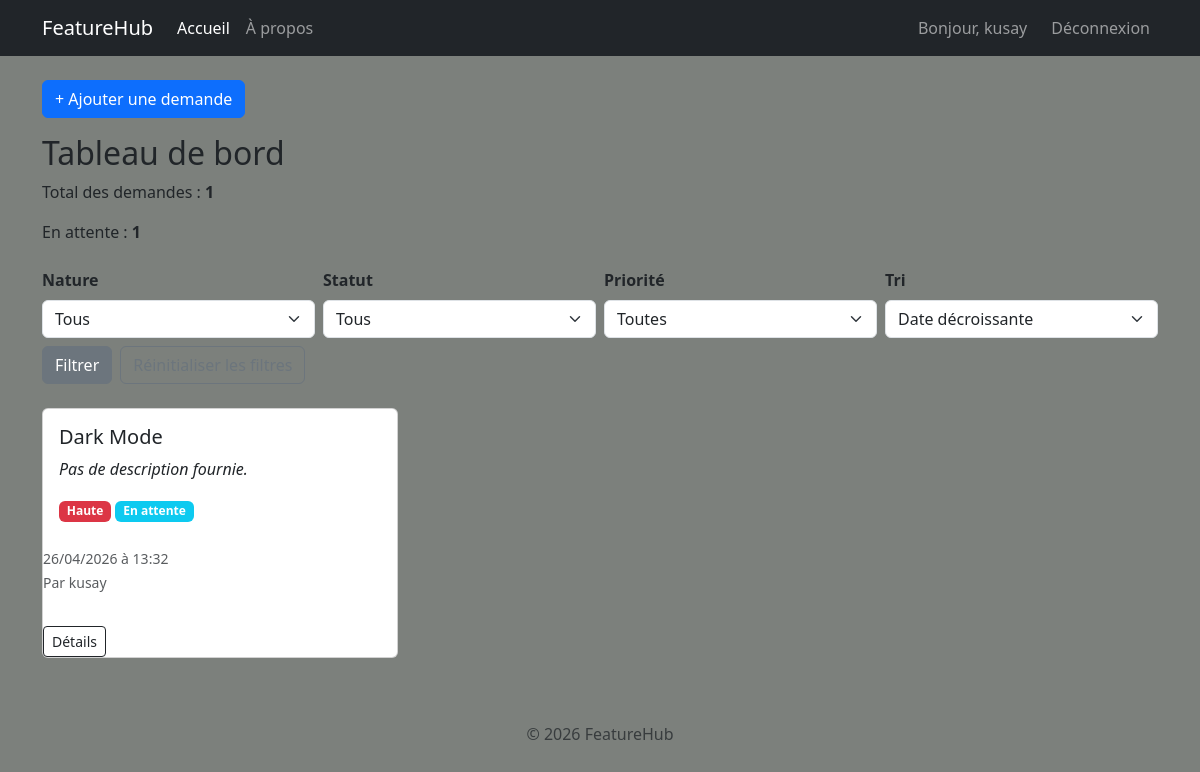
The page / (signed in) on the database its author committed.
### app/models.py (models this page shows, shortened)
class User(UserMixin, db.Model):
    __tablename__ = 'users'
    id            = db.Column(db.Integer, primary_key=True)
    username      = db.Column(db.String(80), unique=True, nullable=False)
    password_hash = db.Column(db.String(128))
    features      = db.relationship('FeatureRequest', backref='author', lazy=True)

class FeatureRequest(db.Model):
    __tablename__ = 'feature_requests'
    id          = db.Column(db.Integer, primary_key=True)
    title       = db.Column(db.String(100), nullable=False)
    description = db.Column(db.Text)
    status      = db.Column(db.String, default='En attente')
    nature      = db.Column(db.String, default='Feature')
    priority    = db.Column(db.String, default='Moyenne')
    created_at  = db.Column(db.DateTime, default=lambda: datetime.now(timezone.utc))
    filename    = db.Column(db.String, nullable=True)
    author_id   = db.Column(db.Integer, db.ForeignKey('users.id')) # clé étrangère

### app/main/routes.py (the view, shortened to what this page needs)
@main.route('/')
def index():
    nature_filter   = request.args.get('nature', '')
    status_filter   = request.args.get('status', '')
    priority_filter = request.args.get('priority', '')
    sort_filter     = request.args.get('sort', 'date_desc')
    query = FeatureRequest.query
    if nature_filter:
        query = query.filter(FeatureRequest.nature == nature_filter)
    if status_filter:
        query = query.filter(FeatureRequest.status == status_filter)
    if priority_filter:
        query = query.filter(FeatureRequest.priority == priority_filter)
    if sort_filter == 'date_asc':
        query = query.order_by(FeatureRequest.created_at.asc())
    elif sort_filter == 'title_az':
        query = query.order_by(FeatureRequest.title.asc())
    else:  # 'date_desc' par défaut
        query = query.order_by(FeatureRequest.created_at.desc())
    features = query.all()
    en_attente = sum(1 for f in features if f.status == 'En attente')
    return render_template(
        'main/index.html',
        features=features,
        en_attente=en_attente,
        active_page='index',
        nature_filter=nature_filter,
        status_filter=status_filter,
        priority_filter=priority_filter,
        sort_filter=sort_filter,
    )

### app/__init__.py (called while the page is built)
def create_app():
    app = Flask(__name__)
    app.config['SECRET_KEY'] = 'featurehub-secret-key'
    app.config['SQLALCHEMY_DATABASE_URI'] = 'sqlite:///featurehub.db'
    app.config['UPLOAD_FOLDER'] = os.path.join(app.root_path, 'static', 'uploads')
    app.config['MAX_CONTENT_LENGTH'] = 2 * 1024 * 1024  # 2 Mo max
    db.init_app(app)
    login_manager.init_app(app)
    login_manager.login_view = 'auth.login'
    @login_manager.user_loader
    def load_user(user_id):
        return User.query.get(int(user_id))
    with app.app_context():
        db.create_all()
    app.register_blueprint(main)
    app.register_blueprint(auth)
    from .api.routes import api
    app.register_blueprint(api)
    return app

### app/templates/main/index.html (shortened to what this page needs)
{% extends 'base.html' %}
{% block content %}
    <div class="mb-3">
        <a href="{{ url_for('main.add_feature') }}" class="btn btn-primary">+ Ajouter une demande</a>
    </div>
    <div class="mb-4">
        <h2>Tableau de bord</h2>
        <p>Total des demandes : <strong>{{ features | length }}</strong></p>
        <p>En attente : <strong>{{ en_attente }}</strong></p>
    </div>
    <form method="GET" action="{{ url_for('main.index') }}" class="row g-2 mb-4 align-items-end">
        <div class="col-sm-6 col-md-3">
            <label for="nature" class="form-label fw-semibold">Nature</label>
            <select name="nature" id="nature" class="form-select">
                <option value="" {% if not nature_filter %}selected{% endif %}>Tous</option>
            </select>
        </div>
        <div class="col-sm-6 col-md-3">
            <label for="status" class="form-label fw-semibold">Statut</label>
            <select name="status" id="status" class="form-select">
                <option value="" {% if not status_filter %}selected{% endif %}>Tous</option>
            </select>
        </div>
        <div class="col-sm-6 col-md-3">
            <label for="priority" class="form-label fw-semibold">Priorité</label>
            <select name="priority" id="priority" class="form-select">
                <option value="" {% if not priority_filter %}selected{% endif %}>Toutes</option>
            </select>
        </div>
        <div class="col-sm-6 col-md-3">
            <label for="sort" class="form-label fw-semibold">Tri</label>
            <select name="sort" id="sort" class="form-select">
                <option value="date_desc" {% if sort_filter == 'date_desc' %}selected{% endif %}>Date décroissante</option>
            </select>
        </div>
        <div class="col-12 d-flex gap-2">
            <button type="submit" class="btn btn-secondary">Filtrer</button>
            <a href="{{ url_for('main.index') }}" class="btn btn-outline-secondary">Réinitialiser les filtres</a>
        </div>
    </form>
    {% if features %}
        <div class="row">
            {% for feature in features %}
                {% include 'main/card.html' %}
            {% endfor %}
        </div>
    {% else %}
        <div class="text-center py-5 text-muted">
            <p class="fs-5">Aucune demande ne correspond à vos critères.</p>
            <a href="{{ url_for('main.index') }}" class="btn btn-outline-secondary">Réinitialiser les filtres</a>
        </div>
    {% endif %}
{% endblock %}

### app/templates/base.html (shortened to what this page needs)
<!DOCTYPE html>
<html lang="fr">
<head>
    <link href="https://cdn.jsdelivr.net/npm/bootstrap@5.3.0/dist/css/bootstrap.min.css" rel="stylesheet">
    <link rel="stylesheet" href="{{ url_for('static', filename='css/style.css') }}">
</head>
<body>
    <nav class="navbar navbar-expand-lg navbar-dark bg-dark">
        <div class="container">
            <a class="navbar-brand" href="{{ url_for('main.index') }}">FeatureHub</a>
            <div class="navbar-nav me-auto">
                <a class="nav-link {% if active_page == 'index' %}active{% endif %}" href="{{ url_for('main.index') }}">Accueil</a>
                <a class="nav-link {% if active_page == 'about' %}active{% endif %}" href="{{ url_for('main.about') }}">À propos</a>
            </div>
            <div class="navbar-nav">
                {% if current_user.is_authenticated %}
                    <span class="navbar-text me-3">Bonjour, {{ current_user.username }}</span>
                    <a class="nav-link" href="{{ url_for('auth.logout') }}">Déconnexion</a>
                {% else %}
                    <a class="nav-link {% if active_page == 'login' %}active{% endif %}" href="{{ url_for('auth.login') }}">Connexion</a>
                    <a class="nav-link {% if active_page == 'register' %}active{% endif %}" href="{{ url_for('auth.register') }}">Inscription</a>
                {% endif %}
            </div>
        </div>
    </nav>
    <main class="container my-4">
        {% block content %}{% endblock %}
    </main>
    <footer class="text-center text-muted py-3">
        {% block footer %}© 2026 FeatureHub{% endblock %}
    </footer>
</body>
</html>

### app/templates/main/card.html
<div class="col-md-4 mb-4">
    <div class="card h-100">
        <div class="card-body">
            <h5 class="card-title">
                <a href="{{ url_for('main.view_feature', feature_id=feature.id) }}" class="text-decoration-none text-dark">{{ feature.title }}</a>
            </h5>
            <p class="card-text">
                {% if feature.description %}
                    {{ feature.description }}
                {% else %}
                    <em>Pas de description fournie.</em>
                {% endif %}
            </p>
            {% if feature.priority == 'Haute' %}
                <span class="badge bg-danger">{{ feature.priority }}</span>
            {% elif feature.priority == 'Moyenne' %}
                <span class="badge bg-warning text-dark">{{ feature.priority }}</span>
            {% else %}
                <span class="badge bg-secondary">{{ feature.priority }}</span>
            {% endif %}
            {% if feature.status == 'En attente' %}
                <span class="badge bg-info">{{ feature.status }}</span>
            {% elif feature.status == 'Validé' %}
                <span class="badge bg-success">{{ feature.status }}</span>
            {% else %}
                <span class="badge bg-danger">{{ feature.status }}</span>
            {% endif %}
        </div>
        <p class="card-text mt-2">
            <small class="text-muted">{{ feature.created_at.strftime('%d/%m/%Y à %H:%M') }}</small><br>
            <small class="text-muted">Par {{ feature.author.username if feature.author else 'Inconnu' }}</small>
        </p>
        <div class="mt-3">
            <a href="{{ url_for('main.view_feature', feature_id=feature.id) }}" class="btn btn-sm btn-outline-dark">Détails</a>
        </div>
    </div>
</div>

### app/static/css/style.css (style rules this page uses)
body { background-color: #7c807c; }

### rows shown on the page
User: username "kusay"
FeatureRequest: title "Dark Mode", description "Pas de description fournie.", priority "Haute", status "En attente", created_at "26/04/2026 à 13:32", author "kusay"

### other values the page prints
{{ features | length }} "1"
{{ en_attente }} "1"
